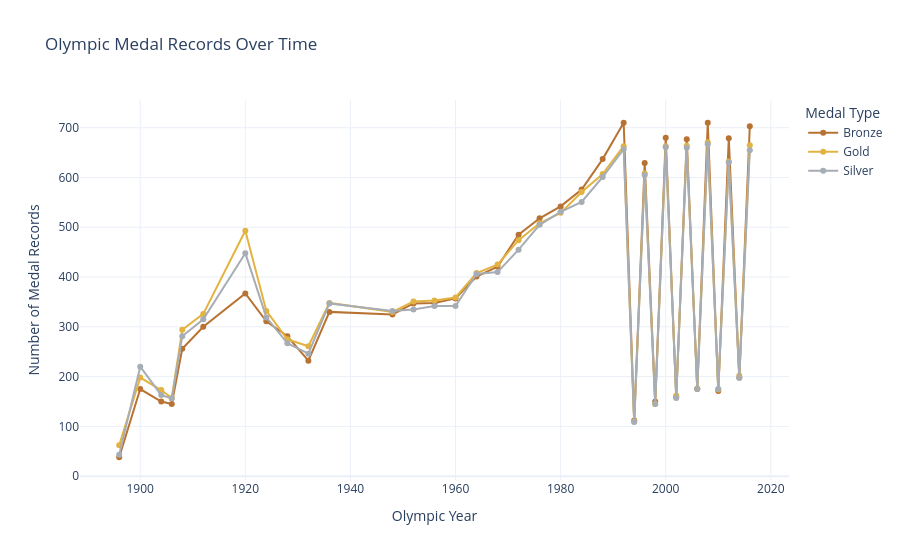

Notebook cell for this chart:
### Code cell
# Aggregate medal records by year and medal type
medals_by_year = (
    medal_df.groupby(["Year", "Medal"])
    .size()
    .reset_index(name="Medal Records")
)

import plotly.express as px

fig = px.line(
    medals_by_year,
    x="Year",
    y="Medal Records",
    color="Medal",
    markers=True,
    title="Olympic Medal Records Over Time",
    labels={
        "Year": "Olympic Year",
        "Medal Records": "Number of Medal Records",
        "Medal": "Medal Type"
    },
    color_discrete_map={
        "Gold": "#E3B341",
        "Silver": "#A7ADB4",
        "Bronze": "#B87333"
    }
)

fig.update_layout(
    template="plotly_white",
    hovermode="x unified"
)

fig.show()

### Figure 1 — Plotly figure (JSON) as saved in the notebook; plotly's stock layout.template omitted (floating-point values rounded to 4 significant figures)
{"data": [{"hovertemplate": "Medal Type=Bronze<br>Olympic Year=%{x}<br>Number of Medal Records=%{y}<extra></extra>", "legendgroup": "Bronze", "line": {"color": "#B87333", "dash": "solid"}, "marker": {"symbol": "circle"}, "mode": "lines+markers", "name": "Bronze", "orientation": "v", "showlegend": true, "type": "scatter", "x": [1896, 1900, 1904, 1906, 1908, 1912, 1920, 1924, 1928, 1932, 1936, 1948, 1952, 1956, 1960, 1964, 1968, 1972, 1976, 1980, 1984, 1988, 1992, 1994, 1996, 1998, 2000, 2002, 2004, 2006, 2008, 2010, 2012, 2014, 2016], "xaxis": "x", "y": [38, 175, 150, 145, 256, 300, 367, 311, 281, 232, 330, 325, 347, 348, 357, 401, 421, 485, 518, 542, 576, 637, 710, 112, 629, 150, 680, 159, 677, 175, 710, 171, 679, 198, 703], "yaxis": "y"}, {"hovertemplate": "Medal Type=Gold<br>Olympic Year=%{x}<br>Number of Medal Records=%{y}<extra></extra>", "legendgroup": "Gold", "line": {"color": "#E3B341", "dash": "solid"}, "marker": {"symbol": "circle"}, "mode": "lines+markers", "name": "Gold", "orientation": "v", "showlegend": true, "type": "scatter", "x": [1896, 1900, 1904, 1906, 1908, 1912, 1920, 1924, 1928, 1932, 1936, 1948, 1952, 1956, 1960, 1964, 1968, 1972, 1976, 1980, 1984, 1988, 1992, 1994, 1996, 1998, 2000, 2002, 2004, 2006, 2008, 2010, 2012, 2014, 2016], "xaxis": "x", "y": [62, 198, 173, 157, 294, 326, 493, 332, 275, 261, 348, 330, 351, 353, 359, 408, 425, 474, 508, 529, 571, 607, 663, 110, 608, 145, 663, 162, 664, 176, 671, 174, 632, 202, 665], "yaxis": "y"}, {"hovertemplate": "Medal Type=Silver<br>Olympic Year=%{x}<br>Number of Medal Records=%{y}<extra></extra>", "legendgroup": "Silver", "line": {"color": "#A7ADB4", "dash": "solid"}, "marker": {"symbol": "circle"}, "mode": "lines+markers", "name": "Silver", "orientation": "v", "showlegend": true, "type": "scatter", "x": [1896, 1900, 1904, 1906, 1908, 1912, 1920, 1924, 1928, 1932, 1936, 1948, 1952, 1956, 1960, 1964, 1968, 1972, 1976, 1980, 1984, 1988, 1992, 1994, 1996, 1998, 2000, 2002, 2004, 2006, 2008, 2010, 2012, 2014, 2016], "xaxis": "x", "y": [43, 220, 163, 156, 281, 315, 448, 319, 267, 246, 347, 332, 335, 342, 342, 406, 410, 455, 505, 531, 551, 601, 657, 109, 605, 145, 661, 157, 660, 175, 667, 175, 630, 197, 655], "yaxis": "y"}], "layout": {"hovermode": "x unified", "legend": {"title": {"text": "Medal Type"}, "tracegroupgap": 0}, "title": {"text": "Olympic Medal Records Over Time"}, "xaxis": {"anchor": "y", "domain": [0, 1], "title": {"text": "Olympic Year"}}, "yaxis": {"anchor": "x", "domain": [0, 1], "title": {"text": "Number of Medal Records"}}}}
